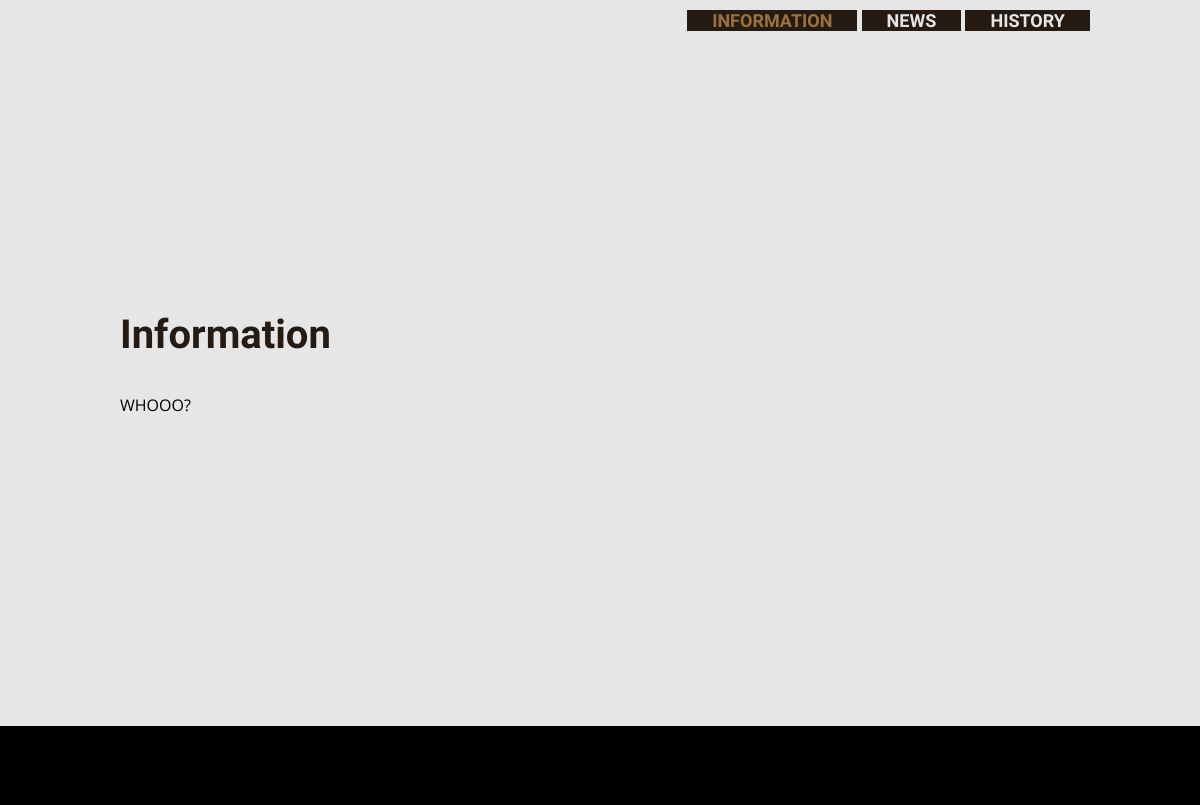
Before: / (middle part) with the older database file.
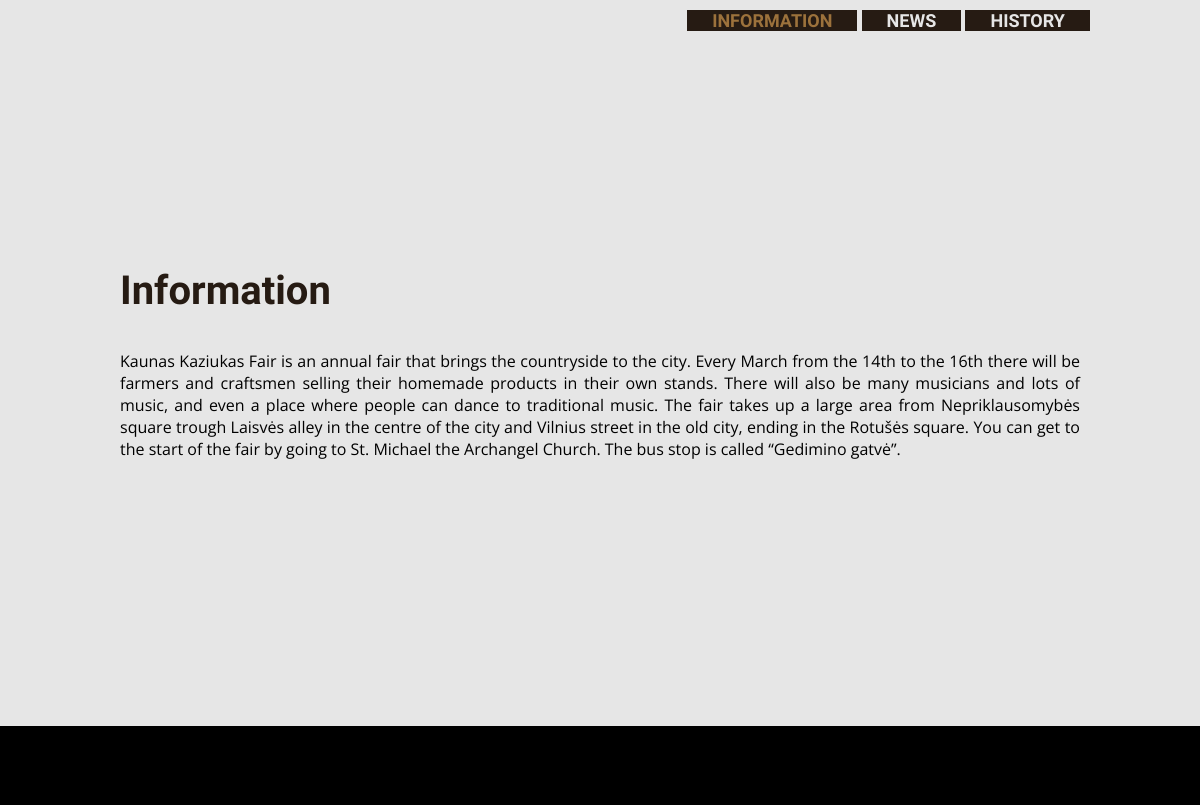
After: the same page with the newer database file.
### tables this page shows
CREATE TABLE IF NOT EXISTS `pages` (
  `id` int(11) NOT NULL AUTO_INCREMENT,
  `name` text NOT NULL,
  `content` text NOT NULL,
  PRIMARY KEY (`id`)
);

### includes/functions.php (called while the page is built, shortened)
<?php
function getPage($page){
    $name = $page;
    include("db_connect.php");
    $sql="SELECT * FROM pages WHERE name=?;";
    $result = $conn->prepare($sql);
    $result->bindParam(1, $name);
    $result->execute();
    return $result;
}
?>

### index.php (the view, shortened to what this page needs)
<!DOCTYPE html>
<html>
<head>
<link rel="stylesheet" href="http://fotorama.s3.amazonaws.com/4.4.9/fotorama.css" />
<link rel="stylesheet" href="fancybox/source/jquery.fancybox.css?v=2.1.5" type="text/css" media="screen" />
<link rel="stylesheet" type="text/css" href="css/jquery.fullPage.css" />
<link rel="stylesheet" type="text/css" href="css/main.css" />
</head>
<body>
<?php
include('includes/functions.php');
?>
<div id="superContainer">
	<div class="section" id="section1">
			<div class="slide">
				<div class="intro">
					<h1>Information</h1>
					<div class="big-container-box">
					<?php
					$text = getPage("information");
					while($content=$text->fetch()) {
						echo $content["content"];
					}
					?>
					</div>
				</div>
			</div>
			<div class="fullPage-slidesNav">
		  		<ul>
		  			<li><a href="#" class="active">INFORMATION</a></li>
					<li><a href="#">NEWS</a></li>
					<li><a href="#">HISTORY</a></li>
		  		</ul>
		  	</div>
		</div>
	<div class="section" id="gallery_">
	  	<div class="fullPage-slidesNav">
	  	</div>
	</div>
</div>
</body>
</html>

### css/main.css (style rules this page uses)
body { background-color: #e6e6e6; font-family: "Open Sans", sans-serif; }
.section { height: 100%; width: 100%; }
.section h1 { font-size: 50px; }
#section1 .fullPage-slidesNav { position: absolute; right: 40px; top: 38px; margin-top: 30px; list-style: none; margin-right: 70px; }
#section1 .fullPage-slidesNav li { background-color: #261b13; font-weight: 700; font-family: "Oswald", sans-serif; display: inline-block; height: 100%; text-align: center; padding: 0 20px; font-size: 18px; color: #e6e6e6; }
#section1 .fullPage-slidesNav li a { cursor: pointer; width: 300px; padding-left: 5px; padding-right: 5px; color: #e6e6e6; text-decoration: none; }
#section1 .fullPage-slidesNav li a.active { color: #9c723c; }
#section1 .intro { margin-left: 120px; margin-right: 120px; padding-top: 45px; box-sizing: border-box; }
#section1 .intro h1 { font-size: 40px; color: #261b13; margin-bottom: 10px; position: relative; font-family: "Oswald", sans-serif; text-align: left; }
#section1 .big-container-box { text-align: justify; font-family: "Open Sans", sans-serif; padding-bottom: 60px; padding-top: 10px; }
#gallery_ { background-color: black; }
#gallery_ .fullPage-slidesNav { position: absolute; right: 40px; top: 38px; margin-top: 30px; list-style: none; margin-right: 70px; }

Changed rows visible on the page:
changed pages: content "WHOOO?" → "Kaunas Kaziukas Fair is an annual fair that brings the countryside to the city. Every March from the 14th to the 16th there will be farmers and craftsmen selling their homemade products in their own stands. There will also be many musicians and lots of music, and even a place where people can dance to traditional music. The fair takes up a large area from Nepriklausomybės square trough Laisvės alley in the centre of the city and Vilnius street in the old city, ending in the Rotušės square. You can get to the start of the fair by going to St. Michael the Archangel Church. The bus stop is called “Gedimino gatvė”."
